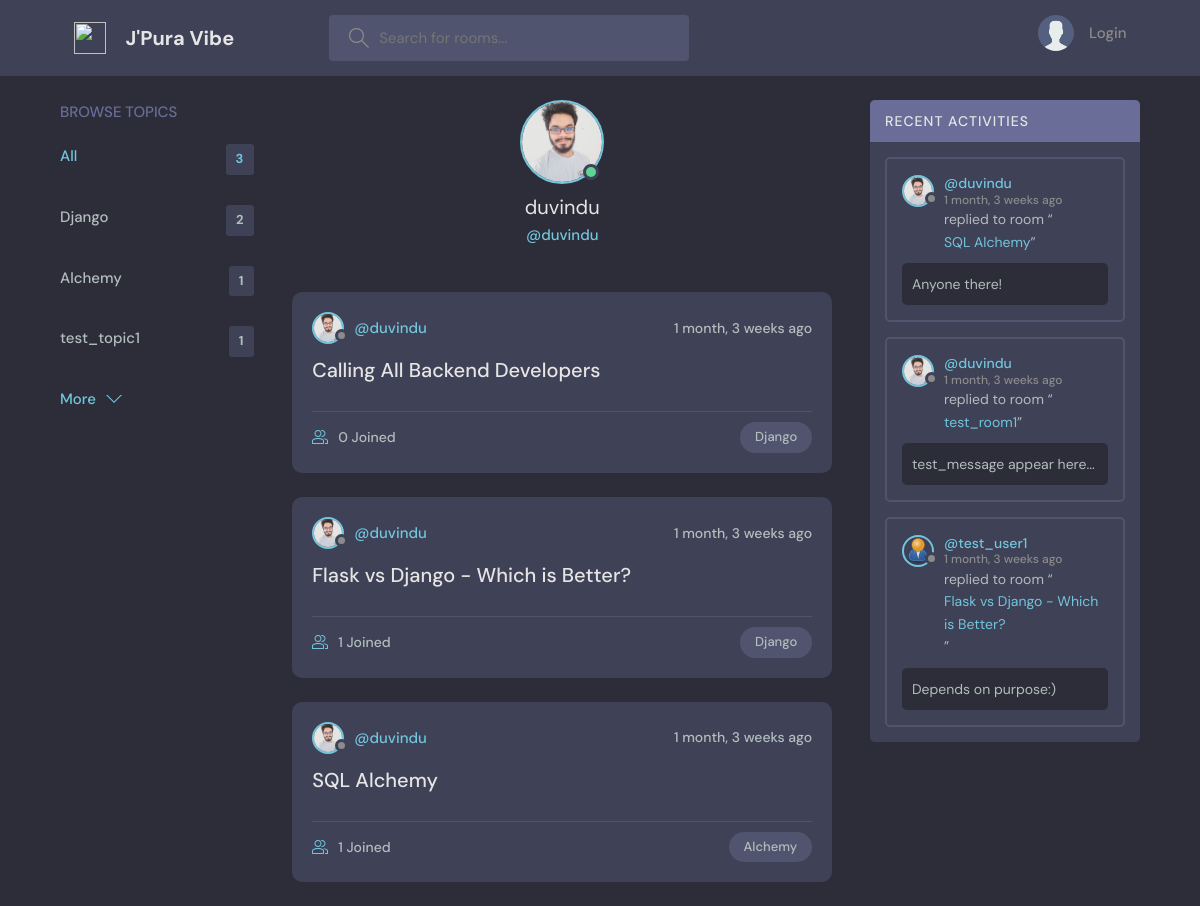
The app's page /profile/1/, older data.
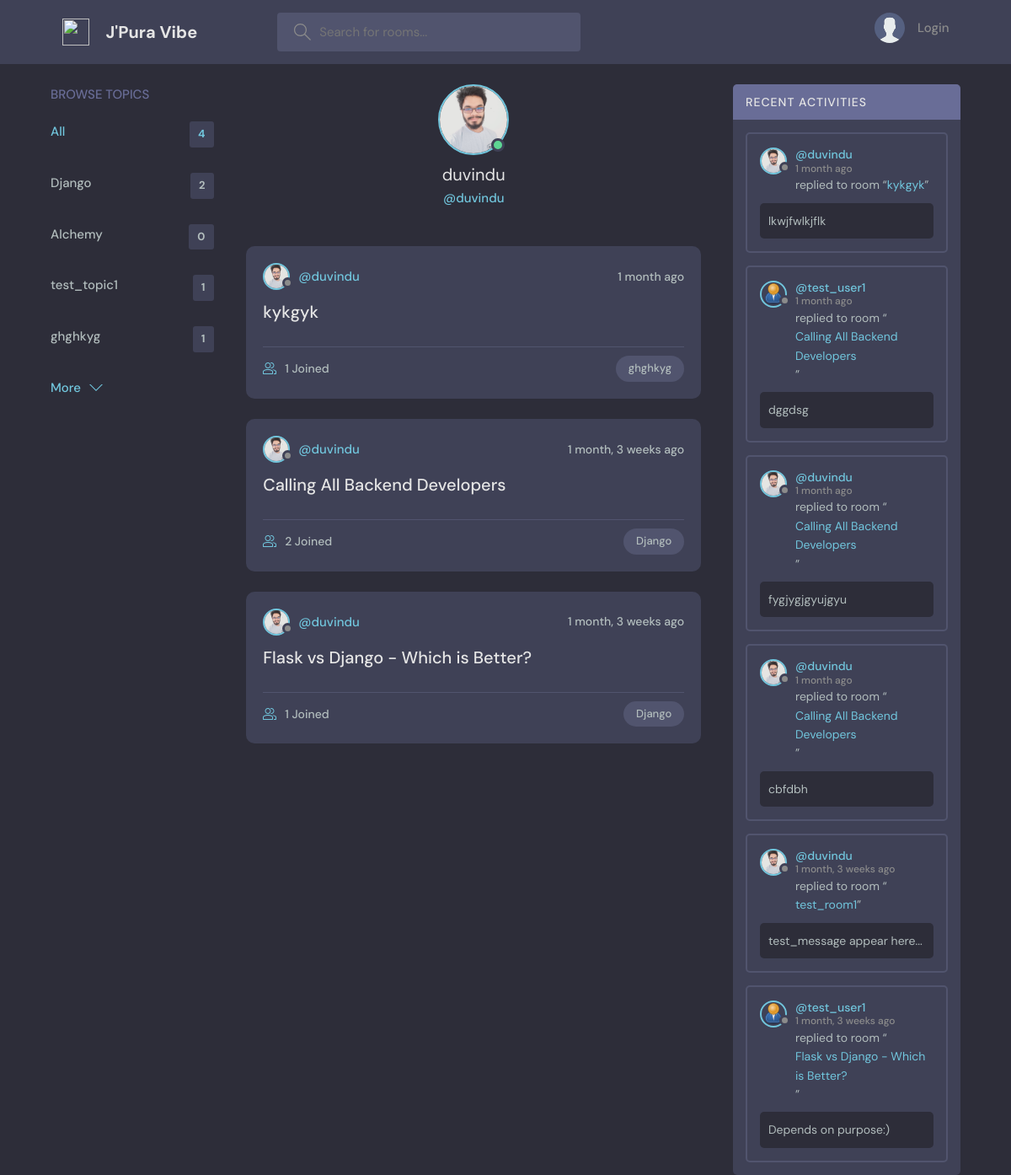
The same page, newer data.
### home/models.py (models this page shows, shortened)
class Topic(models.Model):
    name = models.CharField(max_length=200)

class Profile(models.Model):
    user = models.OneToOneField(User, on_delete = models.CASCADE)
    image = models.ImageField(upload_to='profile/', blank=True, null=True)
    @property
    def imageURL(self):
        try:
            url = self.image.url
        except:
            url = '/images/profile/default.png'
        return url

class Rooms(models.Model):
    host = models.ForeignKey(User, on_delete=models.CASCADE)
    topic = models.ForeignKey(Topic, on_delete=models.CASCADE)
    name  = models.CharField(max_length=200)
    description = models.TextField(null = True, blank = True)
    participants = models.ManyToManyField(User, related_name='participants', blank=True)
    updated = models.DateTimeField(auto_now=True)
    created = models.DateTimeField(auto_now_add=True)
    def __str__(self):
        return f"{self.name}"
    class Meta:
        ordering = ['-created']

class Message(models.Model):
    user = models.ForeignKey(User, on_delete=models.CASCADE)
    room = models.ForeignKey(Rooms, on_delete=models.CASCADE)
    body = models.TextField()
    updated = models.DateTimeField(auto_now=True)
    created = models.DateTimeField(auto_now_add=True)
    class Meta:
        ordering = ['-created']

### home/views.py (the view)
# urls.py: path('profile/<int:pk>/', userProfile, name = 'user-profile'),
def userProfile(request, pk):
    user = User.objects.get(pk=pk)
    rooms = user.rooms_set.all()
    rooms_messages = Message.objects.all()
    topics = Topic.objects.all()
    context = {'user': user, 'rooms': rooms, 'rooms_messages' : rooms_messages, 'topics': topics}
    return render(request, 'home/profile.html', context)

### home/templates/home/profile.html (shortened to what this page needs)
{% extends 'base.html' %}
{% block content %}
  <main class="profile-page layout layout--3">
    <div class="container">
      {% include 'home/topics_component.html' %}
      <div class="roomList">
        <div class="profile">
          <div class="profile__avatar">
            <div class="avatar avatar--large active">
              <img src="{{user.profile.imageURL}}" />
            </div>
          </div>
          <div class="profile__info">
            <h3>{{user.username}}</h3>
            <p>@{{user.username}}</p>
          </div>
        </div>
        {% include 'home/feed_component.html' %}
      </div>
      {% include 'home/activity_component.html' %}
    </div>
  </main>
{% endblock %}

### templates/base.html (shortened to what this page needs)
{% load static %}
<!DOCTYPE html>
<html lang="en">
  <head>
    <link rel="stylesheet" type="text/css" href="{% static 'css/main.css' %}">
  </head>
  <body>
    {% include 'navbar.html' %}
    {% block content %}
    {% endblock %}
  </body>
</html>

### templates/navbar.html (shortened to what this page needs)
{% load static %}
<header class="header header--loggedIn">
    <div class="container">
      <a href="{% url 'home' %}" class="header__logo">
        <img src="{% static 'images/web/logo.png' %}" />
        <h1>J'Pura Vibe</h1>
      </a>
      <form class="header__search" method="GET" action="{% url 'home' %}">
        <label>
          <input name="q" placeholder="Search for rooms..." />
        </label>
      </form>
      <nav class="header__menu">
        {% if request.user.is_authenticated %}
        <div class="header__user">
          <a href="{% url 'user-profile' request.user.pk %}">
            <div class="avatar avatar--medium active">
              <img src="{{request.user.profile.imageURL}}" />
            </div>
            <p>{{request.user.username}} <span>@{{request.user.username}}</span></p>
          </a>
          <button class="dropdown-button">
            <svg version="1.1" xmlns="http://www.w3.org/2000/svg" width="32" height="32" viewBox="0 0 32 32">
              <title>chevron-down</title>
              <path d="M16 21l-13-13h-3l16 16 16-16h-3l-13 13z"></path>
            </svg>
          </button>
        </div>
        {% else %}
        <a href="{% url 'login' %}">
          <img src="{% static 'images/web/avatar.svg' %}" />
          <p>Login</p>
        </a>
        {% endif %}
      </nav>
    </div>
  </header>

### home/templates/home/topics_component.html
<div class="topics">
    <div class="topics__header">
      <h2>Browse Topics</h2>
    </div>
    <ul class="topics__list">
      <li>
        <a href="{% url 'home' %}" class="active">All <span>{{topics.count}}</span></a>
      </li>
      {% for topic in topics %}
      <li>
        <a href="{% url 'home' %}?q={{topic.name}}">{{topic.name}}<span>{{topic.rooms_set.all.count}}</span></a>
      </li>
      {% endfor %}
    </ul>
    <a style="text-decoration: none;" class="btn btn--link" href="{% url 'topics' %}">
      More
      <svg version="1.1" xmlns="http://www.w3.org/2000/svg" width="32" height="32" viewBox="0 0 32 32">
        <title>chevron-down</title>
        <path d="M16 21l-13-13h-3l16 16 16-16h-3l-13 13z"></path>
      </svg>
    </a>
  </div>

### home/templates/home/feed_component.html (shortened to what this page needs)
{% for room in rooms %}
<div class="roomListRoom">
    <div class="roomListRoom__header">
      <a href="{% url 'user-profile' room.host.pk %}" class="roomListRoom__author">
        {% if room.host == request.user %}
        <div class="avatar avatar--small active ">
          <img src="{{room.host.profile.imageURL}}" />
        </div>
        {% else %}
        <div class="avatar avatar--small ">
          <img src="{{room.host.profile.imageURL}}" />
        </div>
        {% endif %}
        <span>@{{room.host.username}}</span>
      </a>
      <div class="roomListRoom__actions">
        <span>{{room.created|timesince}} ago</span>
      </div>
    </div>
    <div class="roomListRoom__content">
      <a href="{% url 'room' room.pk %}">{{room.name}}</a>
    </div>
    <div class="roomListRoom__meta">
      <a href="{% url 'room' room.pk %}" class="roomListRoom__joined">
        {{room.participants.all.count}} Joined
      </a>
      <p class="roomListRoom__topic">{{room.topic.name}}</p>
    </div>
  </div>
{%endfor %}

### home/templates/home/activity_component.html (shortened to what this page needs)
<div class="activities">
    <div class="activities__header">
      <h2>Recent Activities</h2>
    </div>
    {% for message in rooms_messages %}
    <div class="activities__box">
      <div class="activities__boxHeader roomListRoom__header">
        <a href="{% url 'user-profile' message.user.pk %}" class="roomListRoom__author">
          {% if message.user == request.user %}
          <div class="avatar avatar--small active ">
            <img src="{{message.user.profile.imageURL}}" />
          </div>
          {% else %}
          <div class="avatar avatar--small ">
            <img src="{{message.user.profile.imageURL}}" />
          </div>
          {% endif %}
          <p>
            @{{message.user.username}}
            <span>{{message.created|timesince}} ago</span>
          </p>
        </a>
    </div>
      <div class="activities__boxContent">
        <p>replied to room “<a href="{% url 'room' message.room.id %}">{{message.room}}</a>”</p>
        <div class="activities__boxRoomContent">
            {{message.body}}
        </div>
      </div>
    </div>
    {% endfor %}
  </div>

Row changes from the older to the newer data that the page shows:
removed Rooms: host.profile.imageURL (picture), host.username "duvindu", created "1 month, 3 weeks", name "SQL Alchemy", participants.all.count "1", topic.name "Alchemy"
removed Message: user.profile.imageURL (picture), user.username "duvindu", created "1 month, 3 weeks", room "SQL Alchemy", body "Anyone there!"
computed for Topic "Alchemy": rooms_set.all.count "1" → "0"
added Topic: name "ghghkyg", rooms_set.all.count "1"
added Rooms: host.profile.imageURL (picture), host.username "duvindu", created "1 month", name "kykgyk", participants.all.count "1", topic.name "ghghkyg"
computed for Rooms "Calling All Backend Developers": participants.all.count "0" → "2"
added Message: user.profile.imageURL (picture), user.username "duvindu", created "1 month", room "kykgyk", body "lkwjfwlkjflk"
added Message: user.username "test_user1", created "1 month", room "Calling All Backend Developers", body "dggdsg"
added Message: user.profile.imageURL (picture), user.username "duvindu", created "1 month", room "Calling All Backend Developers", body "fygjygjgyujgyu"
added Message: user.profile.imageURL (picture), user.username "duvindu", created "1 month", room "Calling All Backend Developers", body "cbfdbh"
Text that changed along with them:
{{ topics.count }}: "3" → "4"
